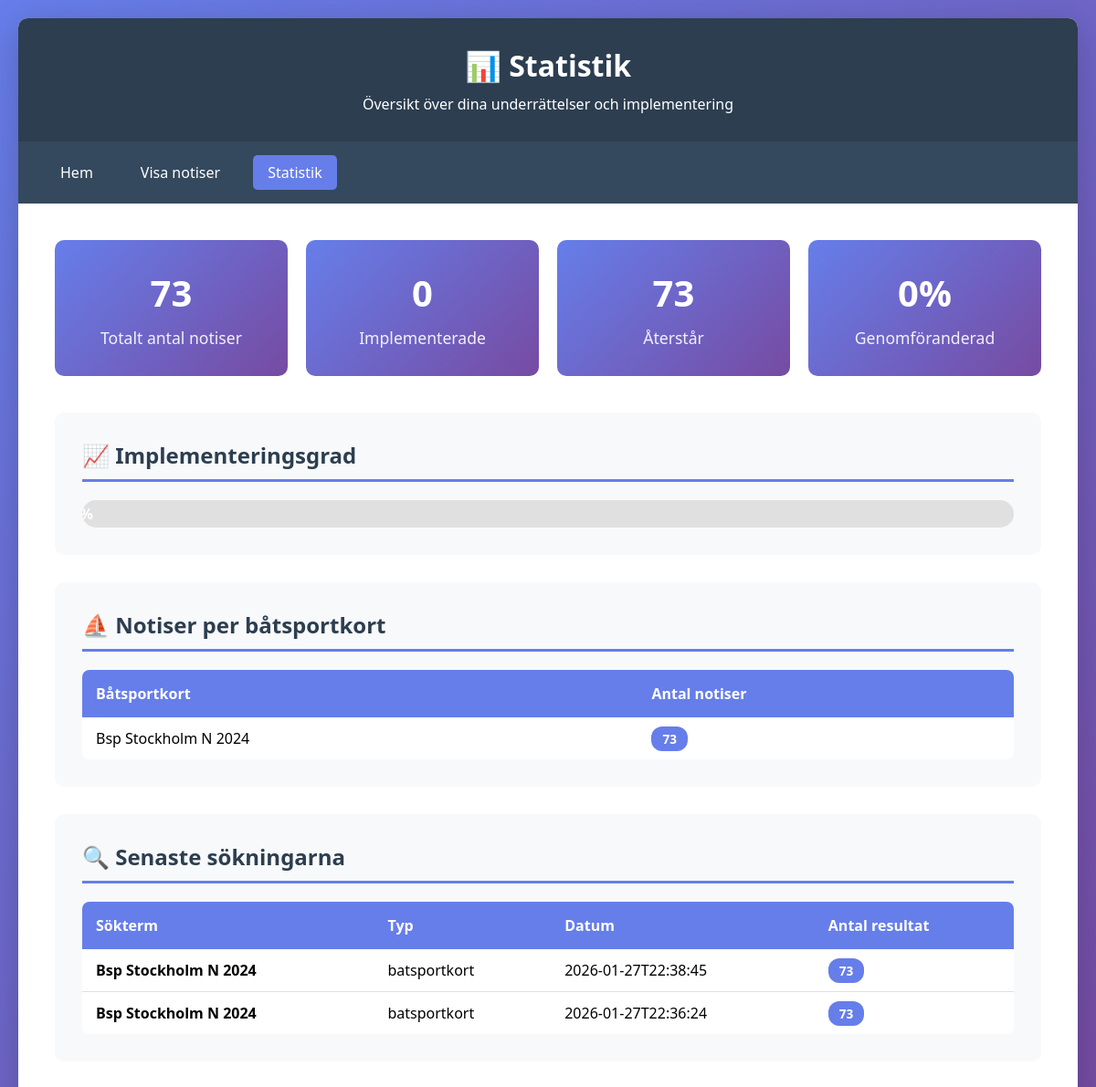
The app's page /statistics with its own data.
### tables this page shows
CREATE TABLE search_history (
            id INTEGER PRIMARY KEY AUTOINCREMENT,
            search_term TEXT,
            search_type TEXT,
            search_date TEXT,
            results_count INTEGER
        );

### app.py (the view)
@app.route('/statistics')
def statistics():
    conn = get_db()
    c = conn.cursor()
    c.execute('SELECT COUNT(*) FROM notices')
    total_notices = c.fetchone()[0]
    c.execute('SELECT COUNT(*) FROM implementation_status WHERE implemented = 1')
    implemented = c.fetchone()[0]
    c.execute('''
        SELECT sjokort_nummer, COUNT(*) as count
        FROM notices
        WHERE sjokort_nummer != ''
        GROUP BY sjokort_nummer
        ORDER BY count DESC
    ''')
    by_sjokort = c.fetchall()
    c.execute('''
        SELECT batsportkort, COUNT(*) as count
        FROM notices
        WHERE batsportkort != ''
        GROUP BY batsportkort
        ORDER BY count DESC
    ''')
    by_batsportkort = c.fetchall()
    c.execute('''
        SELECT search_term, search_type, search_date, results_count
        FROM search_history
        ORDER BY search_date DESC
        LIMIT 10
    ''')
    recent_searches = c.fetchall()
    conn.close()
    return render_template('statistics.html',
                         total_notices=total_notices,
                         implemented=implemented,
                         by_sjokort=by_sjokort,
                         by_batsportkort=by_batsportkort,
                         recent_searches=recent_searches)

### app.py (called while the page is built)
def get_db():
    conn = sqlite3.connect(app.config['DATABASE'])
    conn.row_factory = sqlite3.Row
    return conn

### templates/statistics.html (shortened to what this page needs)
<!DOCTYPE html>
<html lang="sv">
<head>
</head>
<body>
    <div class="container">
        <header>
            <h1>📊 Statistik</h1>
            <p>Översikt över dina underrättelser och implementering</p>
        </header>
        <nav>
            <a href="/">Hem</a>
            <a href="/notices">Visa notiser</a>
            <a href="/statistics" class="active">Statistik</a>
        </nav>
        <div class="content">
            <div class="stats-grid">
                <div class="stat-card">
                    <h3>{{ total_notices }}</h3>
                    <p>Totalt antal notiser</p>
                </div>
                <div class="stat-card">
                    <h3>{{ implemented }}</h3>
                    <p>Implementerade</p>
                </div>
                <div class="stat-card">
                    <h3>{{ total_notices - implemented }}</h3>
                    <p>Återstår</p>
                </div>
                <div class="stat-card">
                    <h3>{% if total_notices > 0 %}{{ ((implemented / total_notices) * 100)|round|int }}%{% else %}0%{% endif %}</h3>
                    <p>Genomföranderad</p>
                </div>
            </div>
            {% if total_notices > 0 %}
            <div class="section">
                <h2>📈 Implementeringsgrad</h2>
                <div class="progress-bar">
                    <div class="progress-fill" style="width: {% if total_notices > 0 %}{{ (implemented / total_notices) * 100 }}%{% else %}0%{% endif %}">
                        {% if total_notices > 0 %}{{ ((implemented / total_notices) * 100)|round|int }}%{% else %}0%{% endif %}
                    </div>
                </div>
            </div>
            {% endif %}
            {% if by_batsportkort %}
            <div class="section">
                <h2>⛵ Notiser per båtsportkort</h2>
                <table>
                    <thead>
                        <tr>
                            <th>Båtsportkort</th>
                            <th>Antal notiser</th>
                        </tr>
                    </thead>
                    <tbody>
                        {% for item in by_batsportkort %}
                        <tr>
                            <td>{{ item[0] }}</td>
                            <td><span class="badge">{{ item[1] }}</span></td>
                        </tr>
                        {% endfor %}
                    </tbody>
                </table>
            </div>
            {% endif %}
            {% if recent_searches %}
            <div class="section">
                <h2>🔍 Senaste sökningarna</h2>
                <table>
                    <thead>
                        <tr>
                            <th>Sökterm</th>
                            <th>Typ</th>
                            <th>Datum</th>
                            <th>Antal resultat</th>
                        </tr>
                    </thead>
                    <tbody>
                        {% for search in recent_searches %}
                        <tr>
                            <td><strong>{{ search[0] }}</strong></td>
                            <td>{{ search[1] }}</td>
                            <td>{{ search[2][:19] }}</td>
                            <td><span class="badge">{{ search[3] }}</span></td>
                        </tr>
                        {% endfor %}
                    </tbody>
                </table>
            </div>
            {% endif %}
        </div>
    </div>
</body>
</html>

### templates/statistics.html (style rules this page uses)
* { margin: 0; padding: 0; box-sizing: border-box; }
body { font-family: 'Segoe UI', Tahoma, Geneva, Verdana, sans-serif; background: linear-gradient(135deg, #667eea 0%, #764ba2 100%); min-height: 100vh; padding: 20px; }
.container { max-width: 1400px; margin: 0 auto; background: white; border-radius: 10px; box-shadow: 0 10px 40px rgba(0,0,0,0.2); overflow: hidden; }
header { background: #2c3e50; color: white; padding: 30px; text-align: center; }
header h1 { font-size: 2em; margin-bottom: 10px; }
nav { background: #34495e; padding: 15px 30px; display: flex; gap: 20px; flex-wrap: wrap; }
nav a { color: white; text-decoration: none; padding: 8px 16px; border-radius: 5px; transition: background 0.3s; }
nav a.active { background: #667eea; }
.content { padding: 40px; }
.stats-grid { display: grid; grid-template-columns: repeat(auto-fit, minmax(250px, 1fr)); gap: 20px; margin-bottom: 40px; }
.stat-card { background: linear-gradient(135deg, #667eea 0%, #764ba2 100%); color: white; padding: 30px; border-radius: 10px; text-align: center; }
.stat-card h3 { font-size: 2.5em; margin-bottom: 10px; }
.stat-card p { opacity: 0.9; font-size: 1.1em; }
.section { background: #f8f9fa; padding: 30px; border-radius: 10px; margin-bottom: 30px; }
.section h2 { color: #2c3e50; margin-bottom: 20px; padding-bottom: 10px; border-bottom: 3px solid #667eea; }
table { width: 100%; border-collapse: collapse; background: white; border-radius: 8px; overflow: hidden; }
table th { background: #667eea; color: white; padding: 15px; text-align: left; font-weight: 600; }
table td { padding: 12px 15px; border-bottom: 1px solid #e0e0e0; }
table tr:last-child td { border-bottom: none; }
.badge { background: #667eea; color: white; padding: 4px 12px; border-radius: 12px; font-size: 0.85em; font-weight: bold; }
.progress-bar { width: 100%; height: 30px; background: #e0e0e0; border-radius: 15px; overflow: hidden; margin-top: 20px; }
.progress-fill { height: 100%; background: linear-gradient(90deg, #4caf50 0%, #8bc34a 100%); display: flex; align-items: center; justify-content: center; color: white; font-weight: bold; transition: width 0.3s; }

### records on screen
search_history: search_term "Bsp Stockholm N 2024", search_type "batsportkort", search_date "2026-01-27T22:38:45", results_count "73"
search_history: search_term "Bsp Stockholm N 2024", search_type "batsportkort", search_date "2026-01-27T22:36:24", results_count "73"

### other values on screen
{{ total_notices }} "73"
{{ implemented }} "0"
{{ total_notices - implemented }} "73"
{{ ((implemented / total_notices) * 100)|round|int }} "0"
{{ item[0] }} "Bsp Stockholm N 2024"
{{ item[1] }} "73"
